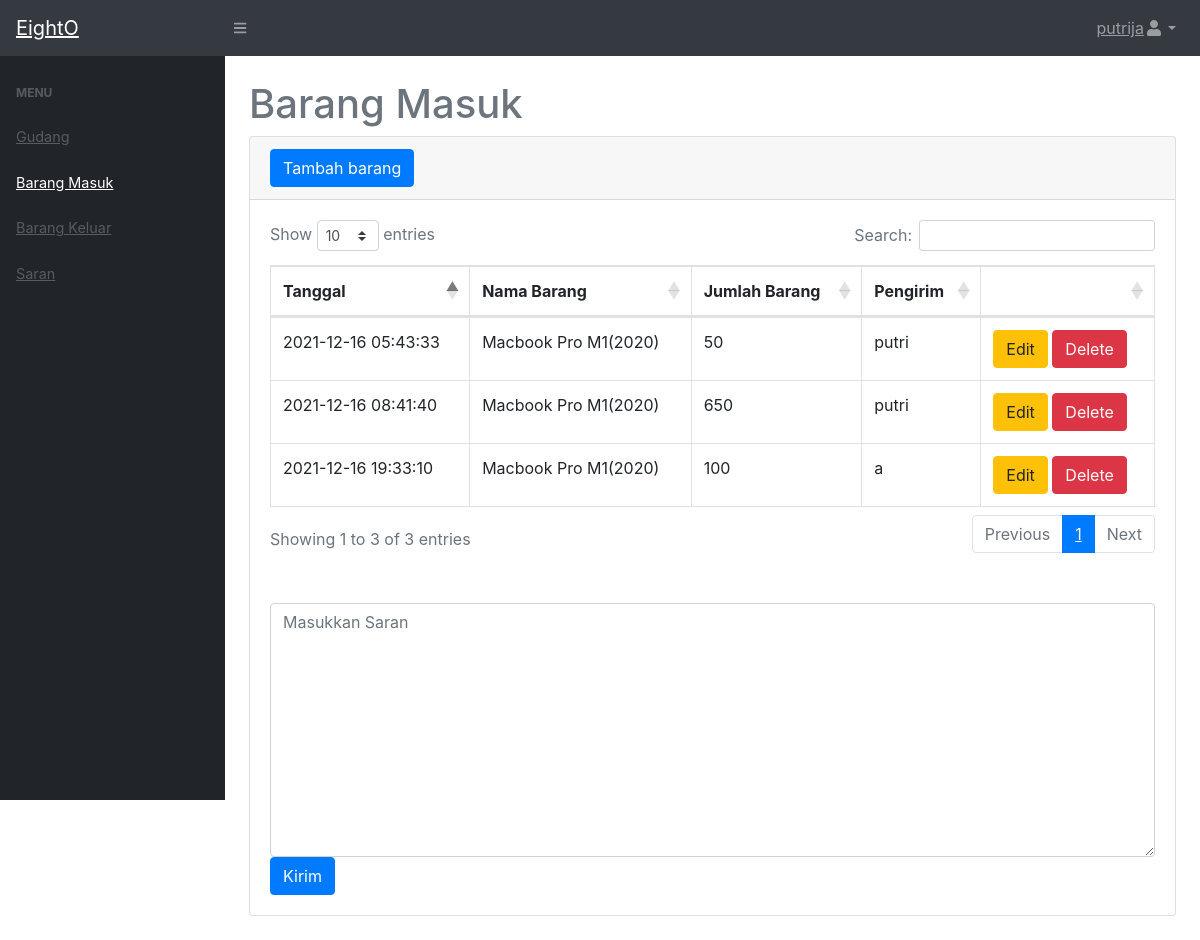
/stockbarang/masuk.php (signed in), run on the app's committed database.
### tables this page shows
CREATE TABLE `masuk` (
  `idmasuk` int(11) NOT NULL,
  `idbarang` int(11) NOT NULL,
  `tanggal` timestamp NOT NULL DEFAULT current_timestamp(),
  `keterangan` varchar(20) NOT NULL,
  `kuantitas` int(11) NOT NULL
);

CREATE TABLE `stok` (
  `idbarang` int(11) NOT NULL,
  `namabarang` varchar(20) NOT NULL,
  `deskripsi` varchar(20) NOT NULL,
  `stock` int(11) NOT NULL
);

### stockbarang/masuk.php (the view, shortened to what this page needs)
<?php include "include/header.php"; ?>
                        <h1 class="mt-4">Barang Masuk</h1>
                        <div class="card mb-4">
                            <div class="card-header">
                                <button type="button" class="btn btn-primary" data-toggle="modal" data-target="#myModal">
                                    Tambah barang
                                </button>
                            </div>
                            <div class="card-body">
                                <div class="table-responsive">
                                    <table class="table table-bordered" id="dataTable" width="100%" cellspacing="0">
                                        <thead>
                                            <tr>
                                                <th>Tanggal</th>
                                                <th>Nama Barang</th>
                                                <th>Jumlah Barang</th>
                                                <th>Pengirim</th>
												<?php if($_SESSION['level'] == 'admin'){ ?>
                                                <th></th>
												<?php } ?>
                                            </tr>
                                        </thead>
                                        <tbody>
                                        <?php
                                            $ambilsemuadatastock = mysqli_query($koneksi,"select * from masuk m, stok s where s.idbarang = m.idbarang");
                                            while($data=mysqli_fetch_array($ambilsemuadatastock)){
                                                $idmasuk = $data ['idmasuk'];
                                                $tanggal= $data['tanggal'];
                                                $namabarang = $data['namabarang'];
                                                $kuantitas = $data['kuantitas'];
                                                $keterangan = $data['keterangan'];
                                            ?>
                                            <tr>
                                                <td><?=$tanggal?></td>
                                                <td><?=$namabarang;?></td>
                                                <td><?=$kuantitas;?></td>
                                                <td><?=$keterangan;?></td>
                                                <?php if($_SESSION['level'] == 'admin'){ ?>
                                                <td>
                                                        <button type="button" class="btn btn-warning" data-toggle="modal" data-target="#edit<?=$idmasuk?>">
                                                            Edit
                                                        </button>
                                                        <button type="button" class="btn btn-danger" data-toggle="modal" data-target="#delete<?=$idmasuk?>">
                                                            Delete
                                                        </button>
                                                    </td>
                                                    <?php } ?>
                                            </tr>
                                            <?php
                                            };
                                        ?>
                                        </tbody>
                                    </table>
                                </div>
                                <div class="table-responsive mt-5">
                                    <form action="" method="post">
                                        <textarea placeholder="Masukkan Saran" name="isi" id="isi" class="form-control" rows="10"></textarea>
                                        <button name="kirim" class="btn btn-primary" type="submit">Kirim</button>
                                    </form>
                                </div>
                            </div>
                        </div>
<?php include "include/footer.php"; ?>

### data on the page
masuk: tanggal "2021-12-16 05:43:33", idbarang.namabarang "Macbook Pro M1(2020)", kuantitas "50", keterangan "putri"
masuk: tanggal "2021-12-16 08:41:40", idbarang.namabarang "Macbook Pro M1(2020)", kuantitas "650", keterangan "putri"
masuk: tanggal "2021-12-16 19:33:10", idbarang.namabarang "Macbook Pro M1(2020)", kuantitas "100", keterangan "a"

### other printed values
$_SESSION[username] "putrija"
